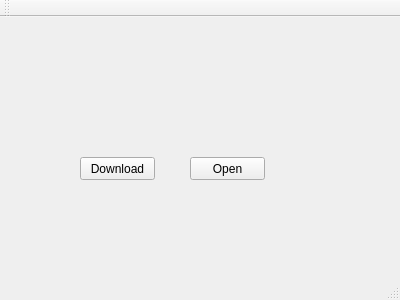
<?xml version="1.0" encoding="UTF-8"?>
<ui version="4.0">
 <class>MainWindow</class>
 <widget class="QMainWindow" name="MainWindow">
  <property name="geometry">
   <rect>
    <x>0</x>
    <y>0</y>
    <width>400</width>
    <height>300</height>
   </rect>
  </property>
  <property name="windowTitle">
   <string>MainWindow</string>
  </property>
  <widget class="QWidget" name="centralWidget">
   <widget class="QPushButton" name="Download">
    <property name="geometry">
     <rect>
      <x>80</x>
      <y>140</y>
      <width>75</width>
      <height>23</height>
     </rect>
    </property>
    <property name="text">
     <string>Download</string>
    </property>
   </widget>
   <widget class="QPushButton" name="open">
    <property name="geometry">
     <rect>
      <x>190</x>
      <y>140</y>
      <width>75</width>
      <height>23</height>
     </rect>
    </property>
    <property name="text">
     <string>Open</string>
    </property>
   </widget>
  </widget>
  <widget class="QMenuBar" name="menuBar">
   <property name="geometry">
    <rect>
     <x>0</x>
     <y>0</y>
     <width>400</width>
     <height>21</height>
    </rect>
   </property>
  </widget>
  <widget class="QToolBar" name="mainToolBar">
   <attribute name="toolBarArea">
    <enum>TopToolBarArea</enum>
   </attribute>
   <attribute name="toolBarBreak">
    <bool>false</bool>
   </attribute>
  </widget>
  <widget class="QStatusBar" name="statusBar"/>
 </widget>
 <layoutdefault spacing="6" margin="11"/>
 <resources/>
 <connections/>
</ui>
